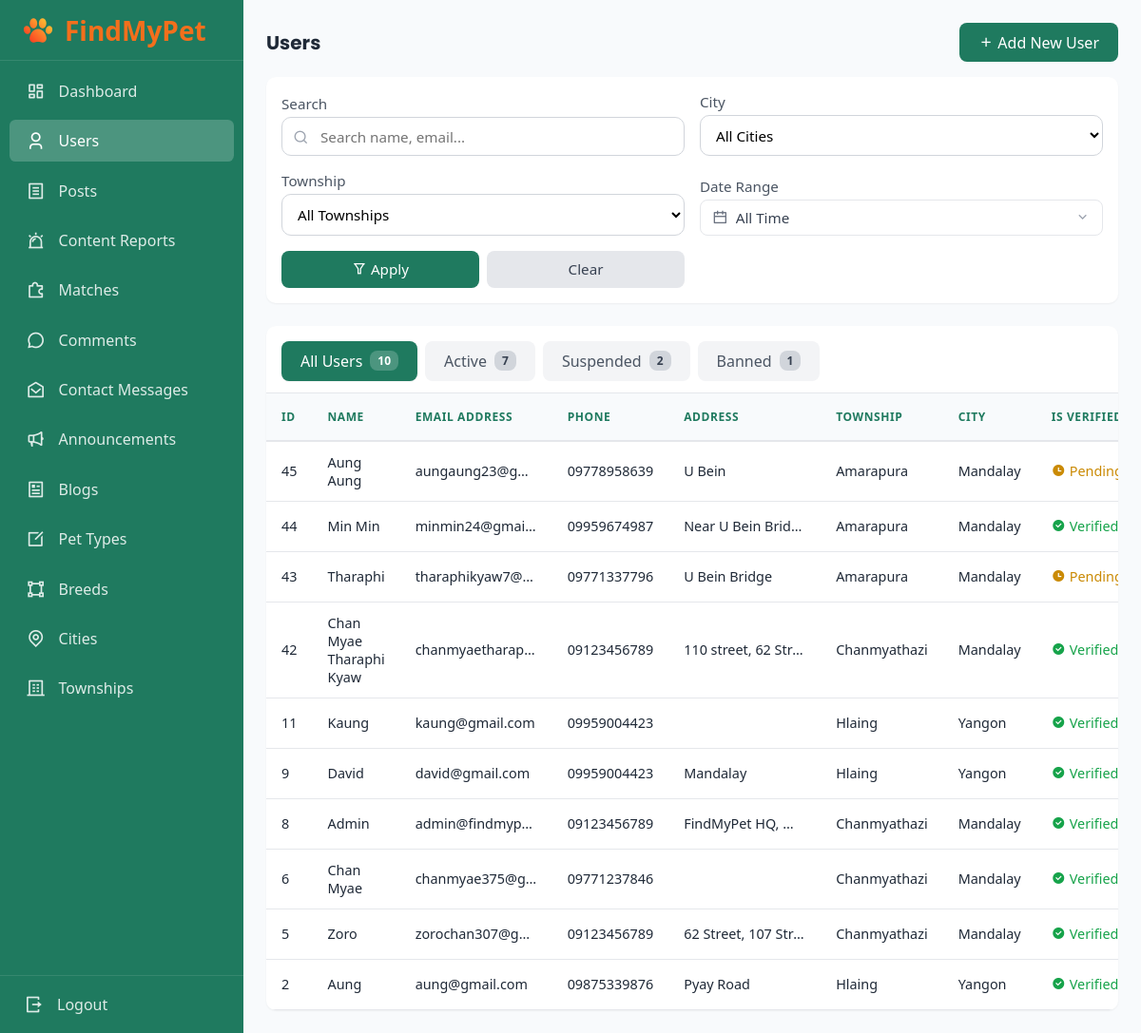
/admin/users.php (signed in), run on the app's committed database.
### tables this page shows
CREATE TABLE `users` (
  `id` int(11) NOT NULL,
  `role_id` int(11) NOT NULL,
  `township_id` int(11) NOT NULL,
  `full_name` varchar(255) NOT NULL,
  `email` varchar(255) NOT NULL,
  `password` varchar(255) NOT NULL,
  `phone` varchar(20) NOT NULL,
  `address` text DEFAULT NULL,
  `verification_token` varchar(255) DEFAULT NULL,
  `token_expire` datetime DEFAULT NULL,
  `is_verified` tinyint(1) DEFAULT 0,
  `status` enum('Active','Suspended','Banned') NOT NULL DEFAULT 'Active',
  `suspended_until` datetime DEFAULT NULL,
  `reset_token` varchar(255) DEFAULT NULL,
  `reset_expire` datetime DEFAULT NULL,
  `email_notifications` tinyint(1) DEFAULT 1,
  `match_notifications` tinyint(1) DEFAULT 1,
  `post_notifications` tinyint(1) DEFAULT 1,
  `comment_notifications` tinyint(1) DEFAULT 1,
  `created_at` datetime DEFAULT current_timestamp()
);

CREATE TABLE `township` (
  `id` int(11) NOT NULL,
  `city_id` int(11) NOT NULL,
  `township_name` varchar(150) NOT NULL
);

CREATE TABLE `city` (
  `id` int(11) NOT NULL,
  `city_name` varchar(150) NOT NULL
);

### database/functions.php (called while the page is built, shortened)
<?php
function formatDateRange($from, $to)
{
    if (empty($from) && empty($to)) {
        return 'All Time';
    }
    $fromFormatted = !empty($from) ? date('M d, Y', strtotime($from)) : 'Start';
    $toFormatted = !empty($to) ? date('M d, Y', strtotime($to)) : 'Present';
    return $fromFormatted . ' - ' . $toFormatted;
}
function buildTabUrl($filterValue)
{
    $params = $_GET;
    $params['filter'] = $filterValue;
    $params[$filterValue . '_page'] = 1;
    return '?' . http_build_query($params);
}
function buildUserFilters($filters)
{
    $whereClauses = [];
    $params = [];
    $status = strtolower($filters['filter'] ?? 'all');
    if ($status === 'active') {
        $whereClauses[] = "u.status = 'Active'";
    } elseif ($status === 'suspended') {
        $whereClauses[] = "u.status = 'Suspended'";
    } elseif ($status === 'banned') {
        $whereClauses[] = "u.status = 'Banned'";
    }
    return [
        'where' => empty($whereClauses)
            ? ''
            : 'WHERE ' . implode(' AND ', $whereClauses),
        'params' => $params
    ];
}
function getFilteredUsersCount(PDO $pdo, $filters)
{
    $filterData = buildUserFilters($filters);
    $sql = "SELECT COUNT(*) FROM users u
            LEFT JOIN township t ON u.township_id = t.id
            LEFT JOIN city c ON t.city_id = c.id
            {$filterData['where']}";
    $stmt = $pdo->prepare($sql);
    $stmt->execute($filterData['params']);
    return $stmt->fetchColumn();
}
function getFilteredUsers(PDO $pdo, $filters, $limit = null, $offset = null)
{
    $filterData = buildUserFilters($filters);
    $sql = "SELECT u.*, t.township_name, c.city_name FROM users u
            LEFT JOIN township t ON u.township_id = t.id
            LEFT JOIN city c ON t.city_id = c.id
            {$filterData['where']}
            ORDER BY u.created_at DESC";
    if ($limit !== null && $offset !== null) {
        $sql .= " LIMIT " . (int)$limit . " OFFSET " . (int)$offset;
    }
    $stmt = $pdo->prepare($sql);
    $stmt->execute($filterData['params']);
    return $stmt->fetchAll(PDO::FETCH_ASSOC);
}

### admin/users.php (the view, shortened to what this page needs)
<?php
require_once "../database/functions.php";
$currentFilter     = $_GET['filter'] ?? 'all';
$filterCity        = $_GET['city_id'] ?? '';
$filterTownship    = $_GET['township_id'] ?? '';
$filterDateFrom    = $_GET['date_from'] ?? '';
$filterDateTo      = $_GET['date_to'] ?? '';
$searchDirect      = $_GET['search_direct'] ?? '';
$dateRangeDisplay = formatDateRange($filterDateFrom, $filterDateTo);
$baseFilters = [
    'search_direct' => $searchDirect,
    'city_id'       => $filterCity,
    'township_id'   => $filterTownship,
    'date_from'     => $filterDateFrom,
    'date_to'       => $filterDateTo
];
$statusCounts = [];
foreach (['all', 'active', 'suspended', 'banned'] as $status) {
    $tempFilters = $baseFilters;
    $tempFilters['filter'] = $status;
    $statusCounts[$status] = getFilteredUsersCount($pdo, $tempFilters);
}
$filters = $baseFilters;
$filters['filter'] = $currentFilter;
$perPage = 10;
$currentPage = isset($_GET['page']) && is_numeric($_GET['page']) && $_GET['page'] > 0 ? (int)$_GET['page'] : 1;
$offset = ($currentPage - 1) * $perPage;
$users = getFilteredUsers($pdo, $filters, $perPage, $offset);
?>
<!DOCTYPE html>
<html lang="en">
<head>
    <link rel="stylesheet" href="../assets/css/style.css">
    <link rel="stylesheet" href="../assets/css/admin.css">
    <link href="https://cdn.jsdelivr.net/npm/remixicon@4.9.0/fonts/remixicon.css" rel="stylesheet" />
</head>
<body class="admin-body">
    <aside id="sidebar">
        <div>
            <div class="logo-container">
                <img src="../uploads/logo.png" alt="Logo" class="sidebar-logo">
                <span>FindMyPet</span>
            </div>
        </div>
        <nav>
            <a href="dashboard.php" class="admin-sidebar-link">
                <i class="ri-dashboard-line"></i>
                <span>Dashboard</span>
            </a>
            <a href="users.php" class="admin-sidebar-link active">
                <i class="ri-user-3-line"></i>
                <span>Users</span>
            </a>
            <a href="posts.php" class="admin-sidebar-link">
                <i class="ri-file-list-line"></i>
                <span>Posts</span>
            </a>
            <a href="reports.php" class="admin-sidebar-link">
                <i class="ri-alarm-warning-line"></i>
                <span>Content Reports</span>
            </a>
            <a href="matches.php" class="admin-sidebar-link">
                <i class="ri-puzzle-2-line"></i>
                <span>Matches</span>
            </a>
            <a href="comments.php" class="admin-sidebar-link">
                <i class="ri-chat-3-line"></i>
                <span>Comments</span>
            </a>
            <a href="messages.php" class="admin-sidebar-link">
                <i class="ri-mail-open-line"></i>
                <span>Contact Messages</span>
            </a>
            <a href="announcements.php" class="admin-sidebar-link">
                <i class="ri-megaphone-line"></i>
                <span>Announcements</span>
            </a>
            <a href="blogs.php" class="admin-sidebar-link">
                <i class="ri-article-line"></i>
                <span>Blogs</span>
            </a>
            <a href="pet_types.php" class="admin-sidebar-link">
                <i class="ri-edit-box-line"></i>
                <span>Pet Types</span>
            </a>
            <a href="breeds.php" class="admin-sidebar-link">
                <i class="ri-shape-2-line"></i>
                <span>Breeds</span>
            </a>
            <a href="cities.php" class="admin-sidebar-link">
                <i class="ri-map-pin-line"></i>
                <span>Cities</span>
            </a>
            <a href="townships.php" class="admin-sidebar-link">
                <i class="ri-building-4-line"></i>
                <span>Townships</span>
            </a>
        </nav>
        <div>
            <a href="logout.php" class="admin-sidebar-link">
                <i class="ri-logout-box-r-line"></i>
                <span>Logout</span>
            </a>
        </div>
    </aside>
    <main class="admin-main">
        <section>
            <div class="admin-header">
                <div class="admin-header-left">
                    <h3 class="admin-header-title">Users</h3>
                </div>
                <div class="admin-header-right">
                    <a href="add_user.php" class="admin-btn admin-btn-primary">
                        <i class="ri-add-line"></i>
                        <span>Add New User</span>
                    </a>
                </div>
            </div>
            <form method="GET" action="users.php" class="admin-filter-form">
                <div class="admin-form-grid users-grid">
                    <div class="admin-form-group">
                        <label class="admin-label">Search</label>
                        <div class="search-icon-wrapper">
                            <input type="text" name="search_direct" placeholder="Search name, email..." class="admin-input-search" value="<?= htmlspecialchars($searchDirect) ?>">
                            <i class="ri-search-line"></i>
                        </div>
                    </div>
                    <div class="admin-form-group">
                        <label class="admin-label">City</label>
                        <select name="city_id" id="filter_city" class="admin-select admin-filter-select">
                            <option value="">All Cities</option>
                        </select>
                    </div>
                    <div class="admin-form-group">
                        <label class="admin-label">Township</label>
                        <select name="township_id" id="filter_township" class="admin-select admin-filter-select">
                            <option value="">All Townships</option>
                        </select>
                    </div>
                    <div class="admin-form-group date-range-picker-wrapper">
                        <label class="admin-label">Date Range</label>
                        <div class="date-range-picker" onclick="toggleDateRange(event)">
                            <div class="date-range-display">
                                <i class="ri-calendar-line"></i>
                                <span id="date_range_display"><?= htmlspecialchars($dateRangeDisplay) ?></span>
                            </div>
                            <i class="ri-arrow-down-s-line"></i>
                        </div>
                    </div>
                    <div class="admin-form-group form-actions">
                        <button type="submit" class="admin-btn admin-btn-primary form-action-btn">
                            <i class="ri-filter-line"></i> Apply
                        </button>
                        <a href="users.php" class="admin-btn admin-btn-secondary form-action-btn">
                            Clear
                        </a>
                    </div>
                </div>
            </form>
            <div class="table-card">
                <div class="admin-tabs-container">
                    <div class="admin-tabs-wrapper">
                        <?php foreach (['all' => 'All Users', 'active' => 'Active', 'suspended' => 'Suspended', 'banned' => 'Banned'] as $key => $label): ?>
                            <a href="<?= buildTabUrl($key) ?>" class="admin-tab <?= $currentFilter === $key ? 'active' : '' ?>">
                                <?= $label ?>
                                <span class="admin-tab-badge"><?= $statusCounts[$key] ?></span>
                            </a>
                        <?php endforeach; ?>
                    </div>
                </div>
                <div class="admin-table-wrapper">
                    <table class="admin-table">
                        <thead>
                            <tr>
                                <th>ID</th>
                                <th>Name</th>
                                <th>Email Address</th>
                                <th>Phone</th>
                                <th>Address</th>
                                <th>Township</th>
                                <th>City</th>
                                <th>Is Verified</th>
                            </tr>
                        </thead>
                        <tbody>
                            <?php if (count($users) > 0): ?>
                                <?php foreach ($users as $userItem): ?>
                                    <tr>
                                        <td><?= $userItem['id']; ?></td>
                                        <td class="td-name"><?= htmlspecialchars($userItem['full_name']); ?></td>
                                        <td class="td-email" title="<?= htmlspecialchars($userItem['email']); ?>"><?= htmlspecialchars($userItem['email']); ?></td>
                                        <td><?= htmlspecialchars($userItem['phone']); ?></td>
                                        <td class="td-address" title="<?= htmlspecialchars($userItem['address']); ?>"><?= htmlspecialchars($userItem['address']); ?></td>
                                        <td><?= htmlspecialchars($userItem['township_name']); ?></td>
                                        <td><?= htmlspecialchars($userItem['city_name']); ?></td>
                                        <td>
                                            <?php if ($userItem['is_verified'] == 1): ?>
                                                <span class="status-verified"><i class="ri-checkbox-circle-fill"></i> Verified</span>
                                            <?php else: ?>
                                                <span class="status-pending"><i class="ri-time-fill"></i> Pending</span>
                                            <?php endif; ?>
                                        </td>
                                    </tr>
                                <?php endforeach; ?>
                            <?php else: ?>
                                <tr>
                                    <td colspan="11" class="empty-state">No Record Found</td>
                                </tr>
                            <?php endif; ?>
                        </tbody>
                    </table>
                </div>
            </div>
        </section>
    </main>
</body>
</html>

### assets/css/style.css (style rules this page uses)
* { margin: 0; padding: 0; box-sizing: border-box; font-family: "Segoe UI", Tahoma, Geneva, Verdana, sans-serif; }
body { background-color: #f8fafc; }

### data on the page
users: id "45", full_name "Aung Aung", email "aungaung23@g…", phone "09778958639", address "U Bein", township.township_name "Amarapura", city.city_name "Mandalay", is_verified 0 (drawn)
users: id "44", full_name "Min Min", email "minmin24@gmai…", phone "09959674987", address "Near U Bein Brid…", township.township_name "Amarapura", city.city_name "Mandalay", is_verified 1 (drawn)
users: id "43", full_name "Tharaphi", email "tharaphikyaw7@…", phone "09771337796", address "U Bein Bridge", township.township_name "Amarapura", city.city_name "Mandalay", is_verified 0 (drawn)
users: id "42", full_name "Chan Myae Tharaphi Kyaw", email "chanmyaetharap…", phone "09123456789", address "110 street, 62 Str…", township.township_name "Chanmyathazi", city.city_name "Mandalay", is_verified 1 (drawn)
users: id "11", full_name "Kaung", email "kaung@gmail.com", phone "09959004423", township.township_name "Hlaing", city.city_name "Yangon", is_verified 1 (drawn)
users: id "9", full_name "David", email "david@gmail.com", phone "09959004423", address "Mandalay", township.township_name "Hlaing", city.city_name "Yangon", is_verified 1 (drawn)
users: id "8", full_name "Admin", email "admin@findmyp…", phone "09123456789", address "FindMyPet HQ,…", township.township_name "Chanmyathazi", city.city_name "Mandalay", is_verified 1 (drawn)
users: id "6", full_name "Chan Myae", email "chanmyae375@g…", phone "09771237846", township.township_name "Chanmyathazi", city.city_name "Mandalay", is_verified 1 (drawn)
users: id "5", full_name "Zoro", email "zorochan307@g…", phone "09123456789", address "62 Street, 107 Str…", township.township_name "Chanmyathazi", city.city_name "Mandalay", is_verified 1 (drawn)
users: id "2", full_name "Aung", email "aung@gmail.com", phone "09875339876", address "Pyay Road", township.township_name "Hlaing", city.city_name "Yangon", is_verified 1 (drawn)

### other printed values
$dateRangeDisplay "All Time"
$label "All Users"
$statusCounts[$key] "10"
$label "Active"
$statusCounts[$key] "7"
$label "Suspended"
$statusCounts[$key] "2"
$label "Banned"
$statusCounts[$key] "1"
